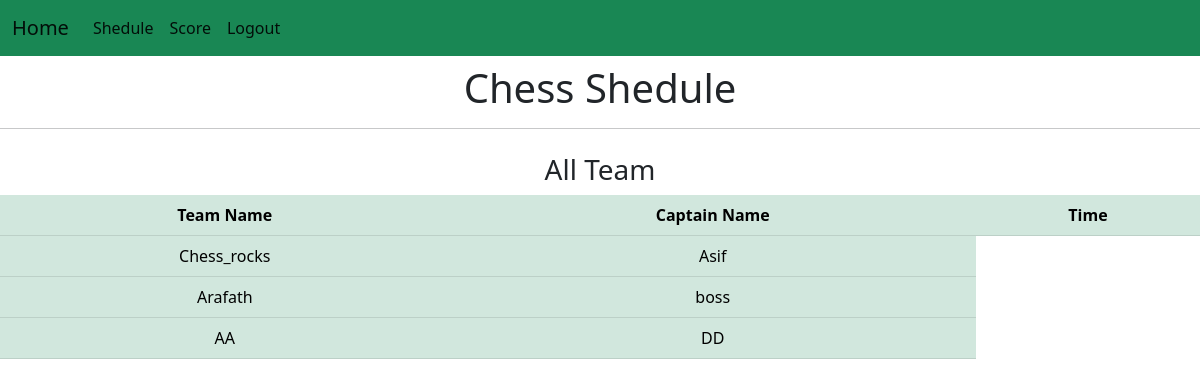
Page /shedule_chess/ on the earlier database version.
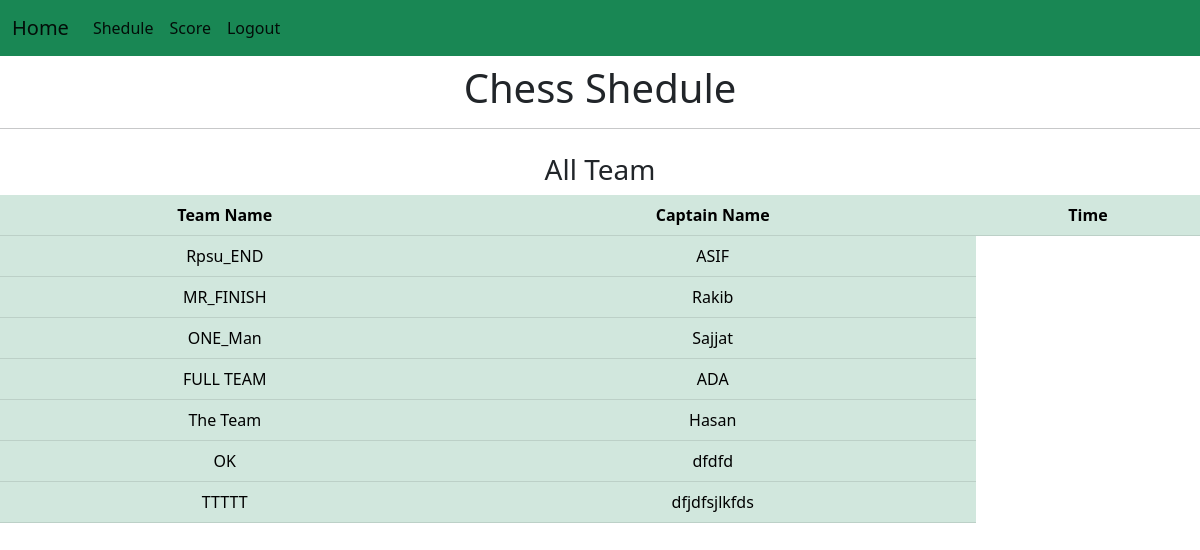
Same page on the later database version.
### app/models.py (models this page shows, shortened)
class Chess(models.Model):
    DEPT_CHOICES=[('CSE','CSE'),
                  ('Pharmacy','Pharmacy'),
                  ('BBA','BBA'),
                  ('Law','Law'),
                  ('Fashion Design','Fashion Design'),
                  ('English','English')
                  ]
    teamname=models.CharField(max_length=20)
    dept=models.CharField(max_length=20,choices=DEPT_CHOICES)
    captainname=models.CharField(max_length=20)
    cid=models.IntegerField()

### app/views.py (the view)
# urls.py: path('shedule_chess/',views.shedule_chess,name="shedule_chess"),
def shedule_chess(request):
     team=Chess.objects.all()
     time=Time_shedule.objects.all()
     final=Semi_Final.objects.all()
     context={'team':team, 'time':time,'final':final}
     return render(request,'app/shedule_chess.html',context)

### app/templates/app/shedule_chess.html (shortened to what this page needs)
{%extends 'navbar2.html'%}
{%block content%}
                    <h1 class="text-center mt-2">Chess Shedule</h1>
                    <hr>
                    <div class="text-center mt-4">
                      <h3>All Team</h3>
                      <table class="table table-success table-hover">
                          <thead>
                            <tr>
                              <th>Team Name</th>
                              <th>Captain Name</th>
                              <th>Time</th>
                            </tr>
                          </thead>
                          <tbody>
                            {%for t in team%}
                            <tr>
                              <td>{{t.teamname}}</td>
                              <td>{{t.captainname}}</td>
                            </tr>
                            {%endfor%}
                          </tbody>
                        </table>
                    </div>
{%endblock%}

### templates/navbar2.html (shortened to what this page needs)
<!doctype html>
<html lang="en">
  <head>
    <link href="https://cdn.jsdelivr.net/npm/bootstrap@5.2.3/dist/css/bootstrap.min.css" rel="stylesheet">
  </head>
  <body>
    <nav class="navbar navbar-expand-lg bg-success">
  <div class="container-fluid">
    <a class="navbar-brand" href="{%url 'allcards'%}">Home</a>
    <div class="collapse navbar-collapse" id="navbarSupportedContent">
      <ul class="navbar-nav me-auto mb-2 mb-lg-0"
        <li class="nav-item">
          <a class="nav-link active" aria-current="page" href="{%url 'shedule'%}">Shedule</a>
        <li class="nav-item">
          <a class="nav-link active" aria-current="page" href="{%url 'score'%}">Score</a>
        </li>
        <li class="nav-item">
          <a class="nav-link active" aria-current="page" href="{%url 'home'%}">Logout</a>
        </li>
        </ul>
    </div>
  </div>
</nav>
    {%block content%}
    {%endblock%}
  </body>
</html>

Differences in the rows shown:
removed Chess: teamname "Chess_rocks", captainname "Asif"
removed Chess: teamname "Arafath", captainname "boss"
removed Chess: teamname "AA", captainname "DD"
added Chess: teamname "Rpsu_END", captainname "ASIF"
added Chess: teamname "MR_FINISH", captainname "Rakib"
added Chess: teamname "ONE_Man", captainname "Sajjat"
added Chess: teamname "FULL TEAM", captainname "ADA"
added Chess: teamname "The Team", captainname "Hasan"
added Chess: teamname "OK", captainname "dfdfd"
added Chess: teamname "TTTTT", captainname "dfjdfsjlkfds"
